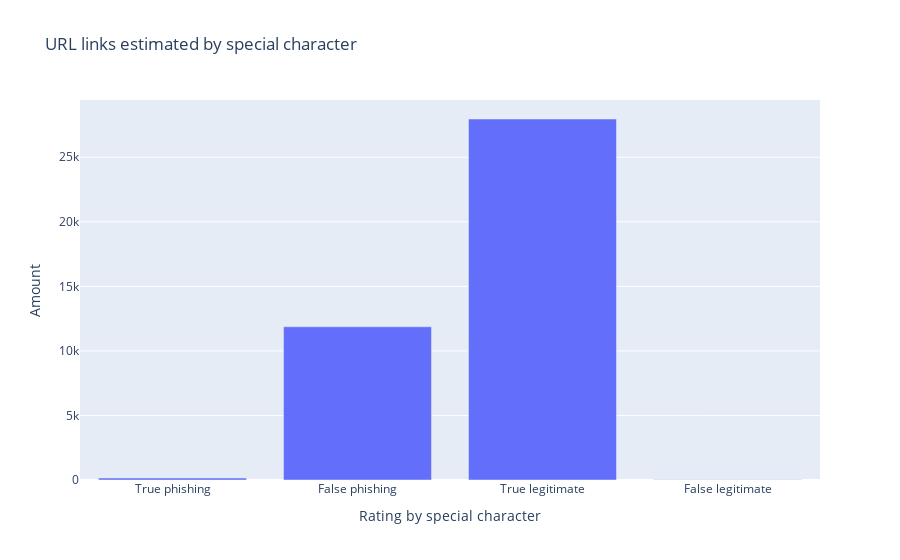

The notebook cell saved with this chart:
### Code cell
# Plotting the special charecters dependencies

# creating lists
special_number = [special_true_bad, special_false_bad, special_true_good, special_false_good]
special_class = ['True phishing', 'False phishing', 'True legitimate', 'False legitimate']

#visualizing the chart
chart_special = px.bar(x=special_class, y=special_number, title="URL links estimated by special character",
                     labels = {'x':'Rating by special character', 'y':'Amount'})
chart_special.show()

### Figure 1 — Plotly figure (JSON) as saved in the notebook; plotly's stock layout.template omitted (floating-point values rounded to 4 significant figures)
{"data": [{"alignmentgroup": "True", "hovertemplate": "Rating by special character=%{x}<br>Amount=%{y}<extra></extra>", "legendgroup": "", "marker": {"color": "#636efa"}, "name": "", "offsetgroup": "", "orientation": "v", "showlegend": false, "textposition": "auto", "type": "bar", "x": ["True phishing", "False phishing", "True legitimate", "False legitimate"], "xaxis": "x", "y": [150, 11870, 27965, 15], "yaxis": "y"}], "layout": {"barmode": "relative", "legend": {"tracegroupgap": 0}, "title": {"text": "URL links estimated by special character"}, "xaxis": {"anchor": "y", "domain": [0, 1], "title": {"text": "Rating by special character"}}, "yaxis": {"anchor": "x", "domain": [0, 1], "title": {"text": "Amount"}}}}
